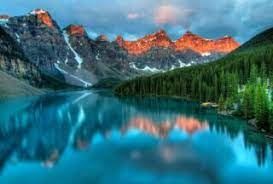
#> input picture image.jpg, 273 x 184 px
$ python main.py
#> lines starting #> are read from the running program, lines starting #| are printed output that depends on the picture
import cv2
import numpy as np
from matplotlib import pyplot as plt

img = cv2.imread('image.jpg',0)
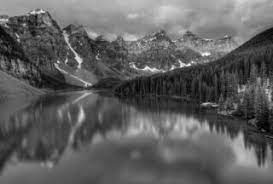
#> img: shape (184, 273); min 0, max 255, mean 95

hist,bins = np.histogram(img.flatten(),256,[0,256])
#> hist = 256 values, max 569 at index 83, min 0 at index 224, mean 196.2; bins = 257 values from 0 to 256

cdf = hist.cumsum()
#> cdf = 256 values from 13 to 50232
cdf_normalized = cdf * hist.max()/ cdf.max()
#> cdf_normalized = 256 values from 0.147 to 569
cv2.imshow('img',img)
plt.plot(cdf_normalized, color = 'b')
plt.hist(img.flatten(),256,[0,256], color = 'r')
plt.xlim([0,256])
plt.legend(('cdf','histogram'), loc = 'upper left')
plt.show()
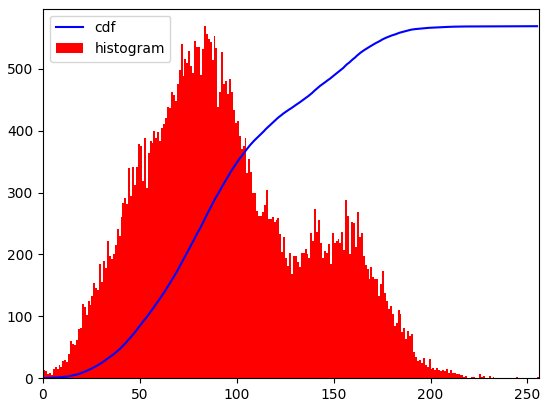
#> figure drawn by matplotlib, 1 panel; tallest bar 569 high, from x = 83 to 84; curve peaks at x = 255, y = 569
cv2.waitKey(0)
cv2.destroyAllWindows()
cdf_m = np.ma.masked_equal(cdf,0)
cdf_m = (cdf_m - cdf_m.min())*255/(cdf_m.max()-cdf_m.min())
cdf = np.ma.filled(cdf_m,0).astype('uint8')
#> cdf = 256 values from 0 to 255
img2 = cdf[img]
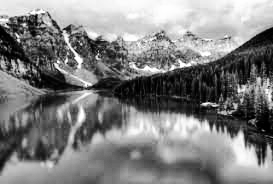
#> img2: shape (184, 273); min 0, max 255, mean 127.8
import cv2
import numpy as np
from matplotlib import pyplot as plt

img = cv2.imread('image.jpg',0)

hist,bins = np.histogram(img.flatten(),256,[0,256])

cdf = hist.cumsum()
#> cdf = 256 values from 13 to 50232
cdf_normalized = cdf * hist.max()/ cdf.max()
cdf_m = np.ma.masked_equal(cdf,0)
cdf_m = (cdf_m - cdf_m.min())*255/(cdf_m.max()-cdf_m.min())
cdf = np.ma.filled(cdf_m,0).astype('uint8')
#> cdf = 256 values from 0 to 255
img2 = cdf[img]
cv2.imshow('img',img2)
plt.plot(cdf_normalized, color = 'b')
plt.hist(img2.flatten(),256,[0,256], color = 'r')
plt.xlim([0,256])
plt.legend(('cdf','histogram'), loc = 'upper left')
plt.show()
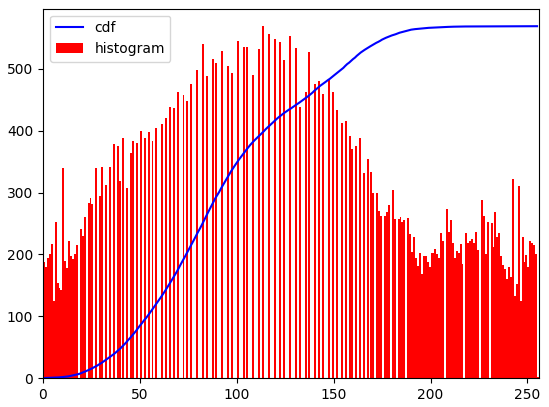
#> figure drawn by matplotlib, 1 panel; tallest bar 569 high, from x = 113 to 114; curve peaks at x = 255, y = 569
cv2.waitKey(0)
cv2.destroyAllWindows()
import cv2
import numpy as np
from matplotlib import pyplot as plt

img = cv2.imread('image.jpg',0)
equ = cv2.equalizeHist(img)
res = np.hstack((img,equ))
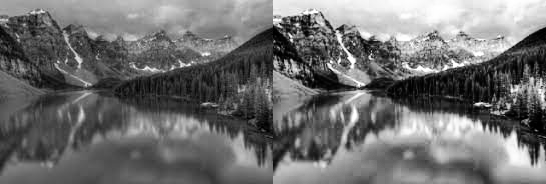
#> res: shape (184, 546); min 0, max 255, mean 111.7
cv2.imwrite('res.png',res)
cv2.waitKey(0)
cv2.destroyAllWindows()

$ run again, with Odev2.png saved as image.jpg
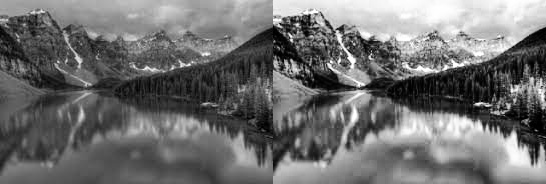
#> input picture Odev2.png, 546 x 184 px
#> img is the input picture: shape (184, 546); min 0, max 255, mean 111.7
#> hist = 256 values, max 774 at index 82, min 113 at index 255, mean 392.4; bins = 257 values from 0 to 256
#> `cdf = hist.cumsum()`: cdf = 256 values from 179 to 100464
#> cdf_normalized = 256 values from 1.38 to 774
#> `plt.show()`:
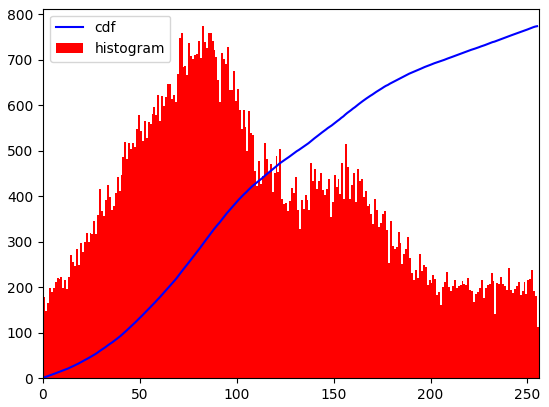
#> figure drawn by matplotlib, 1 panel; tallest bar 774 high, from x = 82 to 83; curve peaks at x = 255, y = 774
#> `cdf = np.ma.filled(cdf_m,0).astype('uint8')`: cdf = 256 values from 0 to 255
#> `cdf = hist.cumsum()`: cdf = 256 values from 179 to 100464
#> `cdf = np.ma.filled(cdf_m,0).astype('uint8')`: cdf = 256 values from 0 to 255
#> `res = np.hstack((img,equ))`:
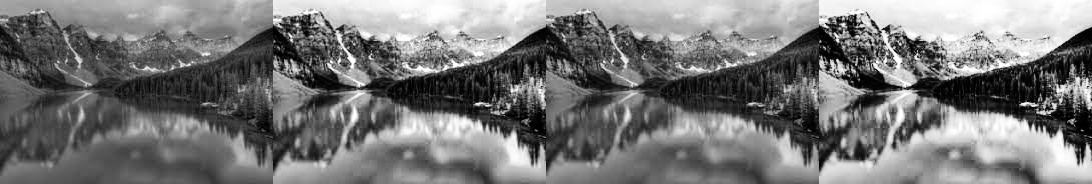
#> res: shape (184, 1092); min 0, max 255, mean 119.8
